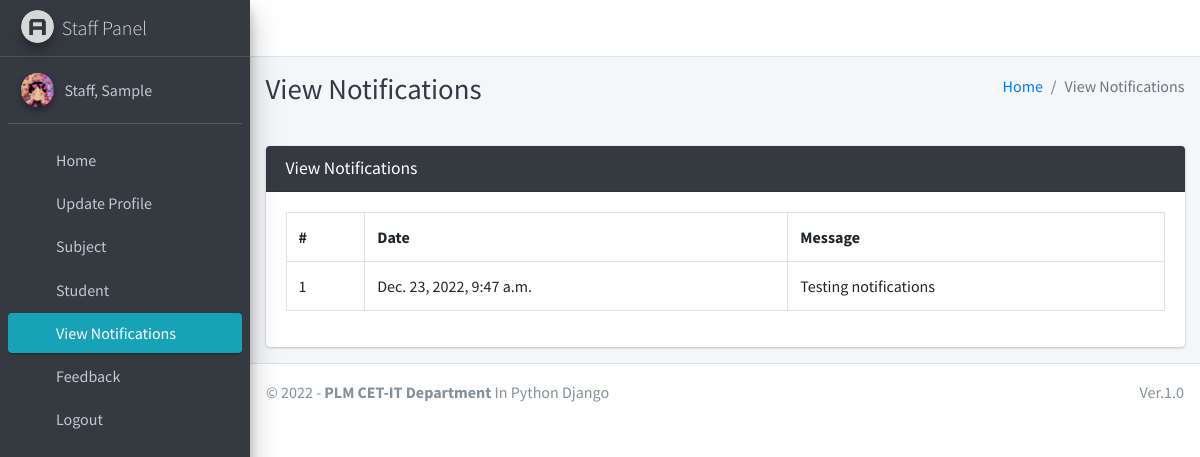
Before: /staff/view/notification/ (signed in) with the older database file.
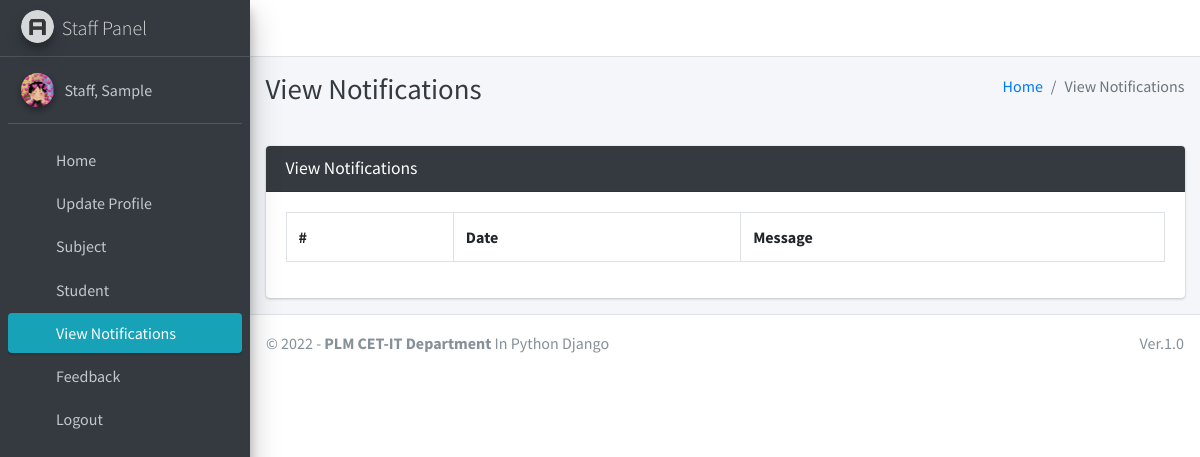
After: the same page with the newer database file.
### main_app/models.py (models this page shows)
class NotificationStaff(models.Model):
    staff = models.ForeignKey(Staff, on_delete=models.CASCADE)
    message = models.TextField()
    created_at = models.DateTimeField(auto_now_add=True)
    updated_at = models.DateTimeField(auto_now=True)

### main_app/staff_views.py (the view)
# urls.py: path("staff/view/notification/", staff_views.staff_view_notification,
def staff_view_notification(request):
    staff = get_object_or_404(Staff, admin=request.user)
    notifications = NotificationStaff.objects.filter(staff=staff)
    context = {
        'notifications': notifications,
        'page_title': "View Notifications"
    }
    return render(request, "staff_template/staff_view_notification.html", context)

### main_app/models.py (called while the page is built)
    def __str__(self):
        return self.last_name + ", " + self.first_name

### main_app/templates/staff_template/staff_view_notification.html
{% extends 'main_app/base.html' %}
{% load static %}
{% block page_title %}{{page_title}}{% endblock page_title %}
{% block content %}
<section class="content">
    <div class="container-fluid">
        <div class="row">
            <div class="col-md-12">
                <div class="card card-dark">
                    <div class="card-header">
                        <h3 class="card-title">{{page_title}}</h3>
                    </div>
                    <div class="card-body">
                        <div class="form-group table">
              <table class="table table-bordered">
                  <tr>
                      <th>#</th>
                      <th>Date</th>
                      <th>Message</th>
                  </tr>
                  {% for notification in  notifications %}
                    <tr>
                        <td>{{forloop.counter}}</td>
                        <td>{{notification.created_at}}</td>
                        <td>{{notification.message}}</td>
                    </tr>
                  {% endfor %}
              </table>
                        </div>
                    </div>
                </div>
            </div>
        </div>
    </div>
</section>
{% endblock content %}

Changed rows visible on the page:
removed NotificationStaff: created_at "Dec. 23, 2022, 9:47 a.m.", message "Testing notifications"
